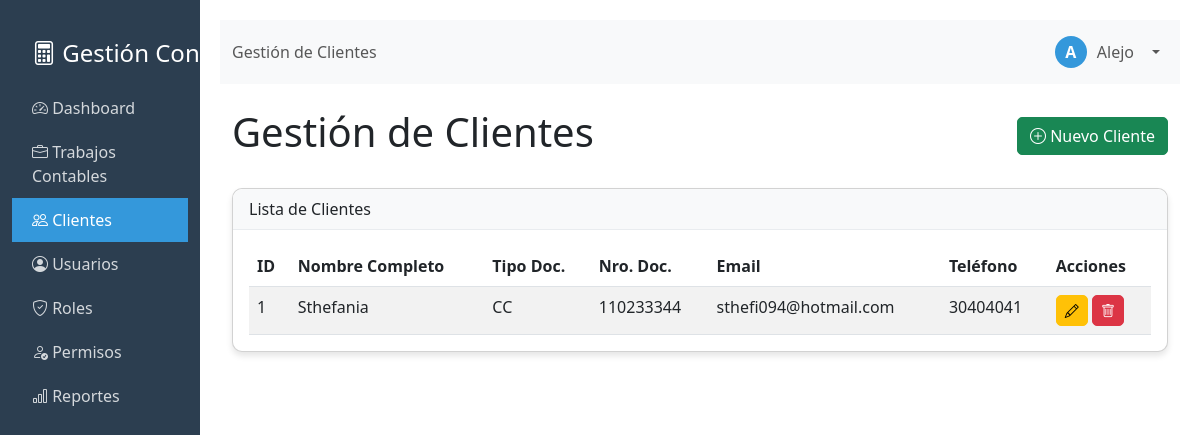
/clientes.php (signed in), run on the app's committed database.
### tables this page shows
CREATE TABLE `clientes` (
  `id` int(11) NOT NULL,
  `nombre_completo` varchar(255) NOT NULL,
  `tipo_documento` varchar(50) DEFAULT NULL,
  `numero_documento` varchar(50) DEFAULT NULL,
  `direccion` text DEFAULT NULL,
  `telefono` varchar(50) DEFAULT NULL,
  `email` varchar(100) DEFAULT NULL,
  `fecha_registro` timestamp NOT NULL DEFAULT current_timestamp()
);

### funciones_auth.php (called while the page is built, shortened)
<?php
require_once 'config/database.php';
function obtener_info_usuario_actual() {
    global $pdo;
    if (isset($_SESSION['usuario_info'])) {
        return $_SESSION['usuario_info'];
    }
    try {
        $stmt = $pdo->prepare("
            SELECT u.*, r.nombre_rol
            FROM usuarios u
            LEFT JOIN roles r ON u.rol_id = r.id
            WHERE u.id = ?
        ");
        $stmt->execute([$_SESSION['usuario_id']]);
        $usuario = $stmt->fetch(PDO::FETCH_ASSOC);
        if ($usuario) {
            return $usuario;
        }
        return null;
    } catch (PDOException $e) {
        error_log("Error al obtener info de usuario: " . $e->getMessage());
        return null;
    }
}
function obtener_permisos_usuario_actual() {
    global $pdo;
    $usuario_info = obtener_info_usuario_actual();
    if (isset($_SESSION['usuario_permisos'])) {
        return $_SESSION['usuario_permisos'];
    }
    try {
        $stmt = $pdo->prepare("
            SELECT p.nombre_permiso
            FROM rol_permisos rp
            JOIN permisos p ON rp.permiso_id = p.id
            WHERE rp.rol_id = ?
        ");
        $stmt->execute([$usuario_info['rol_id']]);
        $permisos_raw = $stmt->fetchAll(PDO::FETCH_ASSOC);
        $permisos = [];
        foreach ($permisos_raw as $permiso) {
            $permisos[] = $permiso['nombre_permiso'];
        }
        return $permisos;
    } catch (PDOException $e) {
        error_log("Error al obtener permisos: " . $e->getMessage());
        return [];
    }
}
function tiene_permiso($permiso_requerido) {
    $permisos_usuario = obtener_permisos_usuario_actual();
    return in_array($permiso_requerido, $permisos_usuario);
}
function verificar_permiso($permiso_requerido, $redireccionar_a = 'dashboard.php') {
    if (!tiene_permiso($permiso_requerido)) {
        $_SESSION['error_permiso'] = "No tienes permiso para acceder a esta sección.";
        header("Location: $redireccionar_a");
        exit();
    }
}
?>

### clientes.php (the view, shortened to what this page needs)
<?php
require_once 'config/database.php';
require_once 'funciones_auth.php';
verificar_permiso('gestionar_clientes');
$titulo = 'Gestión de Clientes';
try {
    $stmt = $pdo->query("SELECT id, nombre_completo, tipo_documento, numero_documento, email, telefono FROM clientes ORDER BY nombre_completo ASC");
    $clientes = $stmt->fetchAll(PDO::FETCH_ASSOC);
} catch (PDOException $e) {
    $error_db = "Error al obtener los clientes: " . $e->getMessage();
    $clientes = [];
}
?>
<div class="container-fluid">
    <div class="d-flex justify-content-between align-items-center mb-4">
        <h1><?php echo $titulo; ?></h1>
        <?php if (tiene_permiso('gestionar_clientes')):  ?>
        <a href="nuevo_cliente.php" class="btn btn-success">
            <i class="bi bi-plus-circle"></i> Nuevo Cliente
        </a>
        <?php endif; ?>
    </div>
    <div class="card">
        <div class="card-header">
            Lista de Clientes
        </div>
        <div class="card-body">
            <?php if (empty($clientes) && !isset($error_db)): ?>
                <p class="text-center">No hay clientes registrados.</p>
            <?php elseif (!empty($clientes)): ?>
                <div class="table-responsive">
                    <table class="table table-striped table-hover">
                        <thead>
                            <tr>
                                <th>ID</th>
                                <th>Nombre Completo</th>
                                <th>Tipo Doc.</th>
                                <th>Nro. Doc.</th>
                                <th>Email</th>
                                <th>Teléfono</th>
                                <th>Acciones</th>
                            </tr>
                        </thead>
                        <tbody>
                            <?php foreach ($clientes as $cliente): ?>
                                <tr>
                                    <td><?php echo htmlspecialchars($cliente['id']); ?></td>
                                    <td><?php echo htmlspecialchars($cliente['nombre_completo']); ?></td>
                                    <td><?php echo htmlspecialchars($cliente['tipo_documento'] ?? 'N/A'); ?></td>
                                    <td><?php echo htmlspecialchars($cliente['numero_documento'] ?? 'N/A'); ?></td>
                                    <td><?php echo htmlspecialchars($cliente['email'] ?? 'N/A'); ?></td>
                                    <td><?php echo htmlspecialchars($cliente['telefono'] ?? 'N/A'); ?></td>
                                    <td>
                                        <?php if (tiene_permiso('gestionar_clientes')):  ?>
                                        <a href="editar_cliente.php?id=<?php echo $cliente['id']; ?>" class="btn btn-warning btn-sm" title="Editar">
                                            <i class="bi bi-pencil"></i>
                                        </a>
                                        <?php endif; ?>
                                        <?php if (tiene_permiso('gestionar_clientes')):  ?>
                                        <form action="clientes.php" method="POST" style="display: inline-block;" onsubmit="return confirm('¿Estás seguro de que deseas eliminar este cliente? Esta acción no se puede deshacer.');">
                                            <button type="submit" name="eliminar_cliente" class="btn btn-danger btn-sm" title="Eliminar">
                                                <i class="bi bi-trash"></i>
                                            </button>
                                        </form>
                                        <?php endif; ?>
                                    </td>
                                </tr>
                            <?php endforeach; ?>
                        </tbody>
                    </table>
                </div>
            <?php endif; ?>
        </div>
    </div>
</div>
<?php
require_once 'layout.php';
?>

### layout.php (style rules this page uses)
.card { border-radius: 10px; box-shadow: 0 4px 6px rgba(0, 0, 0, 0.1); margin-bottom: 20px; }
.card-header { background-color: #f8f9fa; border-bottom: 1px solid #e9ecef; border-radius: 10px 10px 0 0 !important; }
.btn { border-radius: 5px; }
.table { margin-bottom: 0; }

### data on the page
clientes: id "1", nombre_completo "Sthefania", tipo_documento "CC", numero_documento "110233344", email "sthefi094@hotmail.com", telefono "30404041"

### other printed values
$titulo "Gestión de Clientes"
substr($nombre_usuario, 0, 1) "A"
$nombre_usuario "Alejo"
